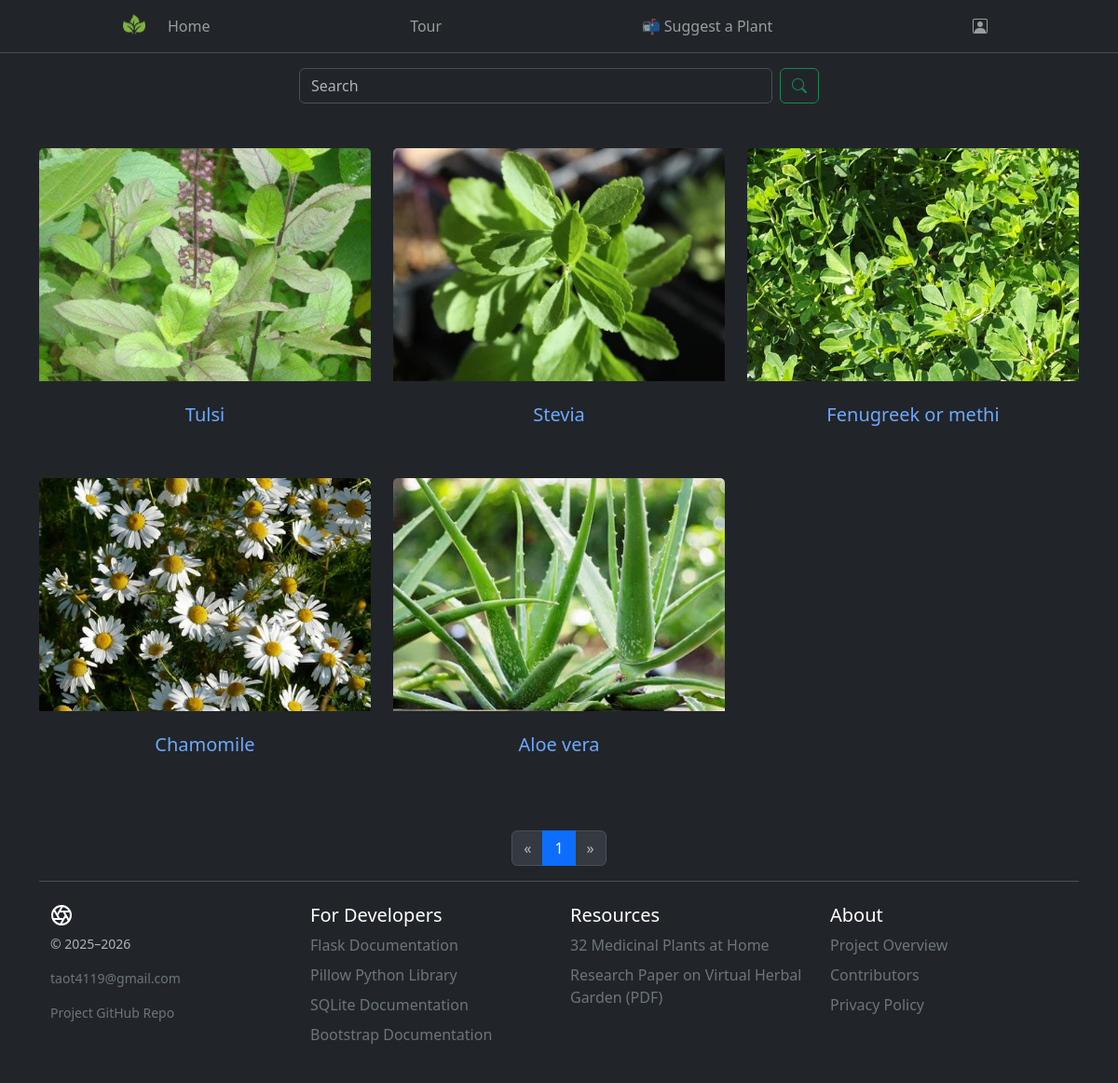
/index, run on the app's committed database.
### tables this page shows
CREATE TABLE plants (
    id INTEGER PRIMARY KEY AUTOINCREMENT,
    plant_name TEXT NOT NULL,
    description TEXT,
    location TEXT,
    plant_type TEXT NOT NULL,
    uploader_name TEXT,
    image_filename TEXT NOT NULL,
    benefits TEXT,
    approved_at TIMESTAMP DEFAULT CURRENT_TIMESTAMP
);

### app.py (the view)
@app.route('/index')
def index():
    query = request.args.get('q', '').strip()
    page = int(request.args.get('page', 1))  # current page
    per_page = 6  # number of plants per page
    offset = (page - 1) * per_page
    conn = get_db_connection()
    if query:
        total = conn.execute('''
            SELECT COUNT(*) FROM plants
            WHERE plant_name LIKE ? OR description LIKE ? OR location LIKE ? OR plant_type LIKE ?
        ''', (f'%{query}%', f'%{query}%', f'%{query}%', f'%{query}%')).fetchone()[0]
        plants = conn.execute('''
            SELECT * FROM plants
            WHERE plant_name LIKE ? OR description LIKE ? OR location LIKE ? OR plant_type LIKE ? ORDER BY id DESC LiMIT ? OFFSET ?
        ''', (f'%{query}%', f'%{query}%', f'%{query}%', f'%{query}%', per_page, offset)).fetchall()
    else:
        total = conn.execute('SELECT COUNT(*) FROM plants').fetchone()[0]
        plants = conn.execute(
            '''SELECT * FROM plants ORDER BY id DESC LIMIT ? OFFSET ?''', (per_page, offset)).fetchall()
    conn.close()
    total_pages = (total + per_page - 1) // per_page
    return render_template('index.html', plants=plants, total_pages=total_pages, page=page)

### db/helpers.py (called while the page is built)
def get_db_connection():
    base_dir = os.path.dirname(os.path.abspath(__file__))
    db_path = os.path.join(base_dir, '..', 'database.db')
    conn = sqlite3.connect(db_path)
    conn.row_factory = sqlite3.Row  # Allows returning rows as dictionaries
    return conn

### templates/index.html (shortened to what this page needs)
{% extends 'layout.html' %}
{% set no_background = True %}
{% block content %}
<div class="container">
    <form class="d-flex w-50 mx-auto mt-3" method="get" action="{{ url_for('index') }}">
        <input name="q" class="form-control me-2" type="search" placeholder="Search" aria-label="Search"
            value="{{ request.args.get('q', '') }}" />
        <button class="btn btn-outline-success" type="submit"><i class="bi bi-search"></i></button>
    </form>
    <div class="album py-5">
        <div class="row row-cols-1 row-cols-md-3 g-4">
            {% for plant in plants %}
            <div class="col">
                <div class="card border-0 h-100">
                    <a href="{{ url_for('plant_detail', plant_id=plant['id']) }}">
                        <img src="{{ url_for('static', filename='uploads/' ~ plant['image_filename']) }}"
                            class="card-img-top" alt="{{ plant['plant_name'] }}">
                        <div class="card-body text-center">
                            <h5 class="card-title">{{ plant['plant_name']|capitalize }}</h5>
                        </div>
                    </a>
                </div>
            </div>
            {% endfor %}
        </div>
    </div>
    <nav aria-label="Page navigation example">
        <ul class="pagination justify-content-center">
            <li class="page-item {% if page <= 1 %}disabled{% endif %}">
                <a class="page-link" href="{{ url_for('index', page=page-1, q=request.args.get('q', '')) }}"
                    aria-label="Previous">
                    <span aria-hidden="true">&laquo;</span>
                </a>
            </li>
            {% for p in range(1, total_pages + 1) %}
            <li class="page-item {% if p == page %}active{% endif %}">
                <a class="page-link" href="{{ url_for('index', page=p, q=request.args.get('q', '')) }}">{{ p }}</a>
            </li>
            {% endfor %}
            <li class="page-item {% if page >= total_pages %}disabled{% endif %}">
                <a class="page-link" href="{{ url_for('index', page=page+1, q=request.args.get('q', '')) }}"
                    aria-label="Next">
                    <span aria-hidden="true">&raquo;</span>
                </a>
            </li>
        </ul>
    </nav>
    {% endblock %}

### templates/layout.html (shortened to what this page needs)
<!doctype html>
<html lang="en" data-bs-theme="dark">
<head>
    <link rel="stylesheet" href="{{ url_for('static', filename='css/style.css') }}">
    <link rel="stylesheet" href="https://cdn.jsdelivr.net/npm/bootstrap-icons@1.11.3/font/bootstrap-icons.css">
    <link href="https://cdn.jsdelivr.net/npm/bootstrap@5.3.5/dist/css/bootstrap.min.css" rel="stylesheet"
>
    <link rel="stylesheet" href="https://cdnjs.cloudflare.com/ajax/libs/animate.css/4.1.1/animate.min.css" />
    <link rel="stylesheet" href="https://cdn.jsdelivr.net/npm/bootstrap-icons@1.10.5/font/bootstrap-icons.css" />
</head>
<body class="masthead" >
    <nav class="navbar navbar-expand-md bg-dark sticky-top border-bottom" data-bs-theme="dark">
        <div class="container" style="max-width: 960px;">
            <span class="navbar-brand">
                <img src="{{ url_for('static', filename='logos/leaf31.png') }}" alt="Your Brand" width="24" height="24"
                    class="d-inline-block align-text-top">
            </span>
            <div class="offcanvas offcanvas-end" tabindex="-1" id="offcanvas" aria-labelledby="offcanvasLabel">
                <div class="offcanvas-body">
                    <ul class="navbar-nav flex-grow-1 justify-content-between">
                        <li class="nav-item"><a class="nav-link" href="{{ url_for('welcome_page') }}">Home</a></li>
                        <li class="nav-item"><a class="nav-link" href="{{ url_for('index') }}">Tour</a></li>
                        {% if session.get('username') %}
                        <li class="nav-item"><a class="nav-link" href="{{ url_for('dashboard') }}">Dashboard</a></li>
                        <li class="nav-item"><a class="nav-link" href="{{ url_for('suggestion') }}">📬 Suggest a
                                Plant</a></li>
                        <li class="nav-item"><a class="nav-link" href="{{ url_for('logout') }}">Logout</a></li>
                        {% else %}
                        <li class="nav-item"><a class="nav-link" href="{{ url_for('suggestion') }}">📬 Suggest a
                                Plant</a></li>
                        <li class="nav-item"><a class="nav-link" href="{{ url_for('login') }}"><i
                                    class="bi bi-person-square"></i></a></li>
                        {% endif %}
                    </ul>
                </div>
            </div>
        </div>
    </nav>
    {% block content %}{% endblock %}
    <footer class="container py-4 border-top">
        <div class="row">
            <div class="col-12 col-md">
                <small class="d-block mb-3 text-body-secondary">© 2025–2026</small>
                <small class="d-block mb-3 text-body-secondary">
                    <a href="mailto:taot4119@gmail.com"
                        class="link-secondary text-decoration-none">taot4119@gmail.com</a>
                </small>
                <small class="d-block mb-3 text-body-secondary"><a class="link-secondary text-decoration-none"
                        href="https://github.com/taotab/plant_library.git" target="_blank"
                        rel="noopener noreferrer">Project
                        GitHub Repo</a></small>
            </div>
            <div class="col-6 col-md">
                <h5>For Developers</h5>
                <ul class="list-unstyled text-small">
                    <li class="mb-2"><a class="link-secondary text-decoration-none"
                            href="https://flask.palletsprojects.com/en/stable/" target="_blank"
                            rel="noopener noreferrer">Flask Documentation</a></li>
                    <li class="mb-2"><a class="link-secondary text-decoration-none"
                            href="https://pillow.readthedocs.io/en/stable/reference/Image.html#PIL.Image.Resampling.LANCZOS"
                            target="_blank" rel="noopener noreferrer">Pillow Python Library</a></li>
                    <li class="mb-2"><a class="link-secondary text-decoration-none"
                            href="https://www.sqlite.org/lang.html" target="_blank" rel="noopener noreferrer">SQLite
                            Documentation</a></li>
                    <li class="mb-2"><a class="link-secondary text-decoration-none"
                            href="https://getbootstrap.com/docs/5.3/getting-started/introduction/" target="_blank"
                            rel="noopener noreferrer">Bootstrap Documentation</a></li>
                </ul>
            </div>
            <div class="col-6 col-md">
                <h5>Resources</h5>
                <ul class="list-unstyled text-small">
                    <li class="mb-2"><a class="link-secondary text-decoration-none"
                            href="https://nurserylive.com/blogs/sustainable-living/32-medicinal-plants-to-keep-at-your-home-always"
                            target="_blank" rel="noopener noreferrer">32 Medicinal Plants at Home</a></li>
                    <li class="mb-2"><a class="link-secondary text-decoration-none"
                            href="https://www.researchgate.net/publication/388174768_Research_Paper_on_Virtual_Herbal_Garden"
                            target="_blank" rel="noopener noreferrer">Research Paper on Virtual Herbal Garden (PDF)</a>
                    </li>
                </ul>
            </div>
            <div class="col-6 col-md">
                <h5>About</h5>
                <ul class="list-unstyled text-small">
                    <li class="mb-2"><a class="link-secondary text-decoration-none"
                            href="{{ url_for('about') }}">Project Overview</a></li>
                    <li class="mb-2"><a class="link-secondary text-decoration-none"
                            href="{{ url_for('about') }}">Contributors</a></li>
                    <li><a class="link-secondary text-decoration-none" href="#">Privacy Policy</a></li>
                </ul>
            </div>
        </div>
    </footer>
</body>
</html>

### static/css/style.css (style rules this page uses)
a:link, a:visited { text-decoration: none; }
.card { width: 100%; max-width: 400px; height: 400px; margin: auto; }
.card img { object-fit: cover; height: 250px; width: 100%; }
.card-body { min-height: 80px; display: flex; align-items: center; justify-content: center; }
.masthead { background-size: contain; background-position: center; background-repeat: no-repeat; width: 100%; height: 100vh; position: relative; color: white; display: flex; flex-direction: column; background-attachment: fixed; }

### data on the page
plants: image_filename (picture), plant_name "Tulsi"
plants: image_filename+plant_name (picture), plant_name "Stevia"
plants: image_filename (picture), plant_name "Fenugreek or methi"
plants: image_filename (picture), plant_name "Chamomile"
plants: image_filename (picture), plant_name "Aloe vera"

### other printed values
{{ p }} "1"
